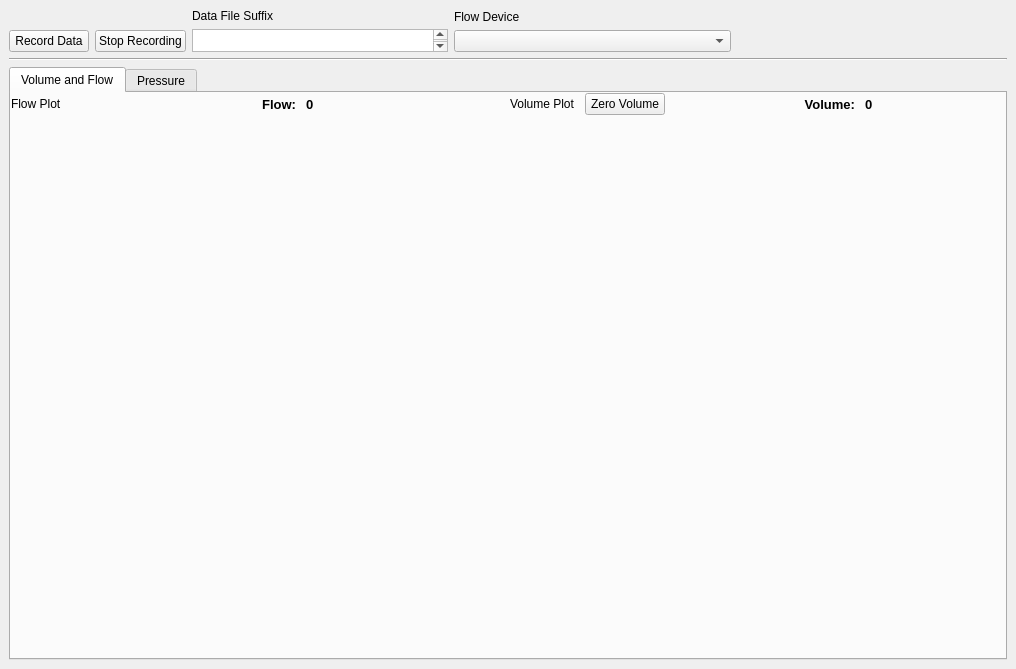
<?xml version="1.0" encoding="UTF-8"?>
<ui version="4.0">
 <class>MainWindow</class>
 <widget class="QMainWindow" name="MainWindow">
  <property name="geometry">
   <rect>
    <x>0</x>
    <y>0</y>
    <width>1016</width>
    <height>669</height>
   </rect>
  </property>
  <property name="windowTitle">
   <string>MainWindow</string>
  </property>
  <widget class="QWidget" name="centralwidget">
   <property name="sizePolicy">
    <sizepolicy hsizetype="Expanding" vsizetype="Expanding">
     <horstretch>0</horstretch>
     <verstretch>0</verstretch>
    </sizepolicy>
   </property>
   <property name="baseSize">
    <size>
     <width>1000</width>
     <height>1000</height>
    </size>
   </property>
   <layout class="QGridLayout" name="gridLayout">
    <item row="1" column="0">
     <widget class="Line" name="line">
      <property name="orientation">
       <enum>Qt::Horizontal</enum>
      </property>
     </widget>
    </item>
    <item row="0" column="0">
     <layout class="QHBoxLayout" name="horizontalLayout">
      <property name="sizeConstraint">
       <enum>QLayout::SetMaximumSize</enum>
      </property>
      <item>
       <layout class="QHBoxLayout" name="horizontalLayout_26">
        <item>
         <layout class="QHBoxLayout" name="horizontalLayout_27">
          <item>
           <layout class="QVBoxLayout" name="verticalLayout_31">
            <item>
             <widget class="QWidget" name="widget_10" native="true">
              <property name="sizePolicy">
               <sizepolicy hsizetype="Preferred" vsizetype="Ignored">
                <horstretch>0</horstretch>
                <verstretch>0</verstretch>
               </sizepolicy>
              </property>
              <property name="minimumSize">
               <size>
                <width>158</width>
                <height>0</height>
               </size>
              </property>
             </widget>
            </item>
            <item>
             <layout class="QHBoxLayout" name="horizontalLayout_28">
              <property name="sizeConstraint">
               <enum>QLayout::SetDefaultConstraint</enum>
              </property>
              <item alignment="Qt::AlignBottom">
               <widget class="QPushButton" name="startRecordingButton">
                <property name="text">
                 <string>Record Data</string>
                </property>
               </widget>
              </item>
              <item alignment="Qt::AlignBottom">
               <widget class="QPushButton" name="stopRecordingButton">
                <property name="visible">
                 <bool>false</bool>
                </property>
                <property name="text">
                 <string>Stop Recording</string>
                </property>
               </widget>
              </item>
             </layout>
            </item>
           </layout>
          </item>
          <item>
           <layout class="QVBoxLayout" name="verticalLayout_32">
            <item>
             <widget class="QLabel" name="label_18">
              <property name="text">
               <string>Data File Suffix</string>
              </property>
             </widget>
            </item>
            <item>
             <widget class="QTextEdit" name="dataFileSuffixTextEdit">
              <property name="sizePolicy">
               <sizepolicy hsizetype="Preferred" vsizetype="Fixed">
                <horstretch>0</horstretch>
                <verstretch>0</verstretch>
               </sizepolicy>
              </property>
              <property name="maximumSize">
               <size>
                <width>16777215</width>
                <height>23</height>
               </size>
              </property>
              <property name="baseSize">
               <size>
                <width>0</width>
                <height>1</height>
               </size>
              </property>
             </widget>
            </item>
           </layout>
          </item>
         </layout>
        </item>
       </layout>
      </item>
      <item>
       <layout class="QHBoxLayout" name="horizontalLayout_31">
        <property name="sizeConstraint">
         <enum>QLayout::SetMaximumSize</enum>
        </property>
        <item>
         <layout class="QVBoxLayout" name="verticalLayout_35">
          <item>
           <widget class="QLabel" name="label_20">
            <property name="text">
             <string>Flow Device</string>
            </property>
           </widget>
          </item>
          <item>
           <widget class="QComboBox" name="comboBoxFlow1">
            <property name="sizePolicy">
             <sizepolicy hsizetype="Expanding" vsizetype="Fixed">
              <horstretch>0</horstretch>
              <verstretch>0</verstretch>
             </sizepolicy>
            </property>
            <property name="currentText">
             <string/>
            </property>
           </widget>
          </item>
         </layout>
        </item>
       </layout>
      </item>
      <item>
       <spacer name="horizontalSpacer">
        <property name="orientation">
         <enum>Qt::Horizontal</enum>
        </property>
        <property name="sizeHint" stdset="0">
         <size>
          <width>40</width>
          <height>20</height>
         </size>
        </property>
       </spacer>
      </item>
     </layout>
    </item>
    <item row="2" column="0">
     <layout class="QVBoxLayout" name="verticalLayout" stretch="1,0">
      <item>
       <widget class="QTabWidget" name="tabWidget">
        <property name="sizePolicy">
         <sizepolicy hsizetype="Expanding" vsizetype="Expanding">
          <horstretch>0</horstretch>
          <verstretch>1</verstretch>
         </sizepolicy>
        </property>
        <property name="font">
         <font>
          <strikeout>false</strikeout>
         </font>
        </property>
        <property name="tabPosition">
         <enum>QTabWidget::North</enum>
        </property>
        <property name="currentIndex">
         <number>0</number>
        </property>
        <property name="usesScrollButtons">
         <bool>false</bool>
        </property>
        <widget class="QWidget" name="tab">
         <attribute name="title">
          <string>Volume and Flow</string>
         </attribute>
         <widget class="QWidget" name="layoutWidget_2">
          <property name="geometry">
           <rect>
            <x>0</x>
            <y>0</y>
            <width>991</width>
            <height>551</height>
           </rect>
          </property>
          <layout class="QGridLayout" name="gridLayout_2">
           <item row="1" column="1">
            <layout class="QVBoxLayout" name="verticalLayoutVolume">
             <item>
              <widget class="QWidget" name="placeholderWidgetVolume" native="true">
               <property name="sizePolicy">
                <sizepolicy hsizetype="Expanding" vsizetype="Expanding">
                 <horstretch>0</horstretch>
                 <verstretch>0</verstretch>
                </sizepolicy>
               </property>
              </widget>
             </item>
            </layout>
           </item>
           <item row="1" column="0">
            <layout class="QVBoxLayout" name="verticalLayoutFlow">
             <item>
              <widget class="QWidget" name="placeholderWidgetFlow1" native="true">
               <property name="sizePolicy">
                <sizepolicy hsizetype="Expanding" vsizetype="Expanding">
                 <horstretch>0</horstretch>
                 <verstretch>0</verstretch>
                </sizepolicy>
               </property>
              </widget>
             </item>
            </layout>
           </item>
           <item row="0" column="0">
            <layout class="QHBoxLayout" name="horizontalLayout_5">
             <property name="spacing">
              <number>10</number>
             </property>
             <item>
              <widget class="QLabel" name="labelFlow1">
               <property name="text">
                <string>Flow Plot</string>
               </property>
              </widget>
             </item>
             <item>
              <spacer name="horizontalSpacer_2">
               <property name="orientation">
                <enum>Qt::Horizontal</enum>
               </property>
               <property name="sizeHint" stdset="0">
                <size>
                 <width>41</width>
                 <height>20</height>
                </size>
               </property>
              </spacer>
             </item>
             <item>
              <widget class="QLabel" name="flowIndicatorLabel">
               <property name="font">
                <font>
                 <pointsize>10</pointsize>
                 <weight>75</weight>
                 <bold>true</bold>
                </font>
               </property>
               <property name="text">
                <string>Flow:</string>
               </property>
               <property name="alignment">
                <set>Qt::AlignRight|Qt::AlignTrailing|Qt::AlignVCenter</set>
               </property>
              </widget>
             </item>
             <item>
              <widget class="QLabel" name="flowLabel">
               <property name="font">
                <font>
                 <pointsize>10</pointsize>
                 <weight>75</weight>
                 <bold>true</bold>
                </font>
               </property>
               <property name="text">
                <string>0</string>
               </property>
              </widget>
             </item>
             <item>
              <spacer name="horizontalSpacer_5">
               <property name="orientation">
                <enum>Qt::Horizontal</enum>
               </property>
               <property name="sizeHint" stdset="0">
                <size>
                 <width>40</width>
                 <height>20</height>
                </size>
               </property>
              </spacer>
             </item>
            </layout>
           </item>
           <item row="0" column="1">
            <layout class="QHBoxLayout" name="horizontalLayout_6" stretch="0,0,0,0,0,0">
             <property name="spacing">
              <number>10</number>
             </property>
             <property name="sizeConstraint">
              <enum>QLayout::SetDefaultConstraint</enum>
             </property>
             <item>
              <widget class="QLabel" name="labelVolume">
               <property name="text">
                <string>Volume Plot</string>
               </property>
              </widget>
             </item>
             <item>
              <widget class="QPushButton" name="zeroVolumeButton">
               <property name="text">
                <string>Zero Volume</string>
               </property>
              </widget>
             </item>
             <item>
              <spacer name="horizontalSpacer_3">
               <property name="orientation">
                <enum>Qt::Horizontal</enum>
               </property>
               <property name="sizeHint" stdset="0">
                <size>
                 <width>40</width>
                 <height>20</height>
                </size>
               </property>
              </spacer>
             </item>
             <item>
              <widget class="QLabel" name="volumeIndicatorLabel">
               <property name="font">
                <font>
                 <pointsize>10</pointsize>
                 <weight>75</weight>
                 <bold>true</bold>
                </font>
               </property>
               <property name="text">
                <string>Volume:</string>
               </property>
               <property name="alignment">
                <set>Qt::AlignRight|Qt::AlignTrailing|Qt::AlignVCenter</set>
               </property>
              </widget>
             </item>
             <item>
              <widget class="QLabel" name="volumeLabel">
               <property name="font">
                <font>
                 <pointsize>10</pointsize>
                 <weight>75</weight>
                 <bold>true</bold>
                </font>
               </property>
               <property name="text">
                <string>0</string>
               </property>
              </widget>
             </item>
             <item>
              <spacer name="horizontalSpacer_4">
               <property name="orientation">
                <enum>Qt::Horizontal</enum>
               </property>
               <property name="sizeHint" stdset="0">
                <size>
                 <width>40</width>
                 <height>20</height>
                </size>
               </property>
              </spacer>
             </item>
            </layout>
           </item>
          </layout>
         </widget>
        </widget>
        <widget class="QWidget" name="tab_2">
         <property name="font">
          <font>
           <strikeout>false</strikeout>
          </font>
         </property>
         <attribute name="title">
          <string>Pressure</string>
         </attribute>
         <widget class="QWidget" name="layoutWidget_3">
          <property name="geometry">
           <rect>
            <x>0</x>
            <y>0</y>
            <width>991</width>
            <height>551</height>
           </rect>
          </property>
          <layout class="QGridLayout" name="gridLayout_3">
           <item row="1" column="0">
            <layout class="QVBoxLayout" name="verticalLayoutUniFlow1">
             <item>
              <widget class="QWidget" name="placeholderWidgetUniFlow1" native="true">
               <property name="sizePolicy">
                <sizepolicy hsizetype="Expanding" vsizetype="Expanding">
                 <horstretch>0</horstretch>
                 <verstretch>0</verstretch>
                </sizepolicy>
               </property>
              </widget>
             </item>
            </layout>
           </item>
           <item row="0" column="1">
            <layout class="QHBoxLayout" name="horizontalLayout_7" stretch="0,0,0,0,0">
             <property name="spacing">
              <number>10</number>
             </property>
             <property name="sizeConstraint">
              <enum>QLayout::SetDefaultConstraint</enum>
             </property>
             <item>
              <widget class="QLabel" name="labelPressure2">
               <property name="text">
                <string>Pressure 2</string>
               </property>
              </widget>
             </item>
             <item>
              <spacer name="horizontalSpacer_6">
               <property name="orientation">
                <enum>Qt::Horizontal</enum>
               </property>
               <property name="sizeHint" stdset="0">
                <size>
                 <width>40</width>
                 <height>20</height>
                </size>
               </property>
              </spacer>
             </item>
             <item>
              <widget class="QLabel" name="volumeIndicatorLabel_2">
               <property name="font">
                <font>
                 <pointsize>10</pointsize>
                 <weight>75</weight>
                 <bold>true</bold>
                </font>
               </property>
               <property name="text">
                <string>Pressure:</string>
               </property>
               <property name="alignment">
                <set>Qt::AlignRight|Qt::AlignTrailing|Qt::AlignVCenter</set>
               </property>
              </widget>
             </item>
             <item>
              <widget class="QLabel" name="pressureLabel2">
               <property name="font">
                <font>
                 <pointsize>10</pointsize>
                 <weight>75</weight>
                 <bold>true</bold>
                </font>
               </property>
               <property name="text">
                <string>0</string>
               </property>
              </widget>
             </item>
             <item>
              <spacer name="horizontalSpacer_7">
               <property name="orientation">
                <enum>Qt::Horizontal</enum>
               </property>
               <property name="sizeHint" stdset="0">
                <size>
                 <width>40</width>
                 <height>20</height>
                </size>
               </property>
              </spacer>
             </item>
            </layout>
           </item>
           <item row="1" column="1">
            <layout class="QVBoxLayout" name="verticalLayoutUniFlow2">
             <item>
              <widget class="QWidget" name="placeholderWidgetUniFlow2" native="true">
               <property name="sizePolicy">
                <sizepolicy hsizetype="Expanding" vsizetype="Expanding">
                 <horstretch>0</horstretch>
                 <verstretch>0</verstretch>
                </sizepolicy>
               </property>
              </widget>
             </item>
            </layout>
           </item>
           <item row="0" column="0">
            <layout class="QHBoxLayout" name="horizontalLayout_8">
             <property name="spacing">
              <number>10</number>
             </property>
             <item>
              <widget class="QLabel" name="labelPressure1">
               <property name="text">
                <string>Pressure 1</string>
               </property>
              </widget>
             </item>
             <item>
              <spacer name="horizontalSpacer_8">
               <property name="orientation">
                <enum>Qt::Horizontal</enum>
               </property>
               <property name="sizeHint" stdset="0">
                <size>
                 <width>41</width>
                 <height>20</height>
                </size>
               </property>
              </spacer>
             </item>
             <item>
              <widget class="QLabel" name="pressureIndicatorLabel1">
               <property name="font">
                <font>
                 <pointsize>10</pointsize>
                 <weight>75</weight>
                 <bold>true</bold>
                </font>
               </property>
               <property name="text">
                <string>Pressure</string>
               </property>
               <property name="alignment">
                <set>Qt::AlignRight|Qt::AlignTrailing|Qt::AlignVCenter</set>
               </property>
              </widget>
             </item>
             <item>
              <widget class="QLabel" name="pressureLabel1">
               <property name="font">
                <font>
                 <pointsize>10</pointsize>
                 <weight>75</weight>
                 <bold>true</bold>
                </font>
               </property>
               <property name="text">
                <string>0</string>
               </property>
              </widget>
             </item>
             <item>
              <spacer name="horizontalSpacer_9">
               <property name="orientation">
                <enum>Qt::Horizontal</enum>
               </property>
               <property name="sizeHint" stdset="0">
                <size>
                 <width>40</width>
                 <height>20</height>
                </size>
               </property>
              </spacer>
             </item>
            </layout>
           </item>
          </layout>
         </widget>
        </widget>
       </widget>
      </item>
      <item>
       <spacer name="verticalSpacer">
        <property name="orientation">
         <enum>Qt::Vertical</enum>
        </property>
        <property name="sizeHint" stdset="0">
         <size>
          <width>995</width>
          <height>0</height>
         </size>
        </property>
       </spacer>
      </item>
     </layout>
    </item>
   </layout>
  </widget>
 </widget>
 <resources/>
 <connections/>
</ui>
